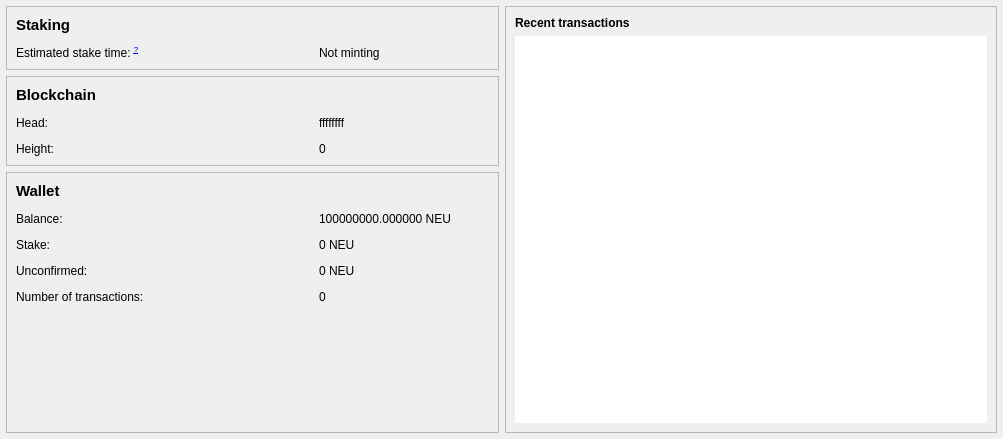
<?xml version="1.0" encoding="UTF-8"?>
<ui version="4.0">
 <class>OverviewPage</class>
 <widget class="QWidget" name="OverviewPage">
  <property name="geometry">
   <rect>
    <x>0</x>
    <y>0</y>
    <width>1003</width>
    <height>439</height>
   </rect>
  </property>
  <property name="windowTitle">
   <string>Form</string>
  </property>
  <layout class="QHBoxLayout" name="horizontalLayout" stretch="1,1">
   <property name="leftMargin">
    <number>6</number>
   </property>
   <property name="topMargin">
    <number>6</number>
   </property>
   <property name="rightMargin">
    <number>6</number>
   </property>
   <property name="bottomMargin">
    <number>6</number>
   </property>
   <item>
    <layout class="QVBoxLayout" name="verticalLayout_2">
     <item>
      <widget class="QFrame" name="gridFrame">
       <property name="frameShape">
        <enum>QFrame::StyledPanel</enum>
       </property>
       <property name="frameShadow">
        <enum>QFrame::Raised</enum>
       </property>
       <layout class="QGridLayout" name="gridLayout_3">
        <property name="leftMargin">
         <number>9</number>
        </property>
        <property name="topMargin">
         <number>9</number>
        </property>
        <property name="rightMargin">
         <number>9</number>
        </property>
        <property name="bottomMargin">
         <number>9</number>
        </property>
        <property name="spacing">
         <number>12</number>
        </property>
        <item row="1" column="0">
         <widget class="QLabel" name="labelEstimatedStakeTimeName">
          <property name="sizePolicy">
           <sizepolicy hsizetype="Expanding" vsizetype="Preferred">
            <horstretch>0</horstretch>
            <verstretch>0</verstretch>
           </sizepolicy>
          </property>
          <property name="text">
           <string>Estimated stake time: &lt;sup&gt;&lt;a href='https://github.com/redfish64/nomiccoin/blob/master/doc/faq.md#why-isnt-my-client-minting'&gt;?&lt;/a&gt;&lt;/sup&gt;</string>
          </property>
         </widget>
        </item>
        <item row="0" column="0">
         <widget class="QLabel" name="labelStaking">
          <property name="font">
           <font>
            <pointsize>11</pointsize>
            <weight>75</weight>
            <bold>true</bold>
           </font>
          </property>
          <property name="text">
           <string>Staking</string>
          </property>
         </widget>
        </item>
        <item row="1" column="1">
         <widget class="QLabel" name="labelEstimatedStakeTime">
          <property name="minimumSize">
           <size>
            <width>170</width>
            <height>0</height>
           </size>
          </property>
          <property name="text">
           <string>Not minting</string>
          </property>
         </widget>
        </item>
       </layout>
      </widget>
     </item>
     <item>
      <widget class="QFrame" name="formFrame">
       <property name="frameShape">
        <enum>QFrame::StyledPanel</enum>
       </property>
       <property name="frameShadow">
        <enum>QFrame::Raised</enum>
       </property>
       <layout class="QGridLayout" name="gridLayout">
        <property name="leftMargin">
         <number>9</number>
        </property>
        <property name="topMargin">
         <number>9</number>
        </property>
        <property name="rightMargin">
         <number>9</number>
        </property>
        <property name="bottomMargin">
         <number>9</number>
        </property>
        <property name="spacing">
         <number>12</number>
        </property>
        <item row="2" column="0">
         <widget class="QLabel" name="labelHeightName">
          <property name="enabled">
           <bool>true</bool>
          </property>
          <property name="sizePolicy">
           <sizepolicy hsizetype="Expanding" vsizetype="Preferred">
            <horstretch>0</horstretch>
            <verstretch>0</verstretch>
           </sizepolicy>
          </property>
          <property name="text">
           <string>Height:</string>
          </property>
         </widget>
        </item>
        <item row="2" column="1">
         <widget class="QLabel" name="labelHeight">
          <property name="sizePolicy">
           <sizepolicy hsizetype="Preferred" vsizetype="Preferred">
            <horstretch>0</horstretch>
            <verstretch>0</verstretch>
           </sizepolicy>
          </property>
          <property name="minimumSize">
           <size>
            <width>170</width>
            <height>0</height>
           </size>
          </property>
          <property name="text">
           <string>0</string>
          </property>
         </widget>
        </item>
        <item row="1" column="0">
         <widget class="QLabel" name="labelHeadName">
          <property name="sizePolicy">
           <sizepolicy hsizetype="Expanding" vsizetype="Preferred">
            <horstretch>0</horstretch>
            <verstretch>0</verstretch>
           </sizepolicy>
          </property>
          <property name="text">
           <string>Head:</string>
          </property>
         </widget>
        </item>
        <item row="1" column="1">
         <widget class="QLabel" name="labelHead">
          <property name="minimumSize">
           <size>
            <width>170</width>
            <height>0</height>
           </size>
          </property>
          <property name="text">
           <string>ffffffff</string>
          </property>
         </widget>
        </item>
        <item row="0" column="0" colspan="2">
         <widget class="QLabel" name="labelBlockchain">
          <property name="font">
           <font>
            <pointsize>11</pointsize>
            <weight>75</weight>
            <bold>true</bold>
           </font>
          </property>
          <property name="cursor">
           <cursorShape>ArrowCursor</cursorShape>
          </property>
          <property name="text">
           <string>Blockchain</string>
          </property>
         </widget>
        </item>
       </layout>
      </widget>
     </item>
     <item>
      <widget class="QFrame" name="frame">
       <property name="sizePolicy">
        <sizepolicy hsizetype="Preferred" vsizetype="Expanding">
         <horstretch>0</horstretch>
         <verstretch>0</verstretch>
        </sizepolicy>
       </property>
       <property name="frameShape">
        <enum>QFrame::StyledPanel</enum>
       </property>
       <property name="frameShadow">
        <enum>QFrame::Raised</enum>
       </property>
       <layout class="QGridLayout" name="gridLayout_2">
        <property name="spacing">
         <number>12</number>
        </property>
        <item row="2" column="0">
         <widget class="QLabel" name="labelStakeName">
          <property name="sizePolicy">
           <sizepolicy hsizetype="Expanding" vsizetype="Preferred">
            <horstretch>0</horstretch>
            <verstretch>0</verstretch>
           </sizepolicy>
          </property>
          <property name="text">
           <string>Stake:</string>
          </property>
         </widget>
        </item>
        <item row="4" column="0">
         <widget class="QLabel" name="labelNumTransactionsName">
          <property name="sizePolicy">
           <sizepolicy hsizetype="Expanding" vsizetype="Preferred">
            <horstretch>0</horstretch>
            <verstretch>0</verstretch>
           </sizepolicy>
          </property>
          <property name="text">
           <string>Number of transactions:</string>
          </property>
         </widget>
        </item>
        <item row="2" column="1">
         <widget class="QLabel" name="labelStake">
          <property name="minimumSize">
           <size>
            <width>170</width>
            <height>0</height>
           </size>
          </property>
          <property name="text">
           <string notr="true">0 NEU</string>
          </property>
         </widget>
        </item>
        <item row="3" column="1">
         <widget class="QLabel" name="labelUnconfirmed">
          <property name="minimumSize">
           <size>
            <width>170</width>
            <height>0</height>
           </size>
          </property>
          <property name="text">
           <string notr="true">0 NEU</string>
          </property>
         </widget>
        </item>
        <item row="1" column="1">
         <widget class="QLabel" name="labelBalance">
          <property name="minimumSize">
           <size>
            <width>170</width>
            <height>0</height>
           </size>
          </property>
          <property name="text">
           <string notr="true">100000000.000000 NEU</string>
          </property>
         </widget>
        </item>
        <item row="4" column="1">
         <widget class="QLabel" name="labelNumTransactions">
          <property name="minimumSize">
           <size>
            <width>170</width>
            <height>0</height>
           </size>
          </property>
          <property name="text">
           <string>0</string>
          </property>
         </widget>
        </item>
        <item row="3" column="0">
         <widget class="QLabel" name="labelUnconfirmedName">
          <property name="sizePolicy">
           <sizepolicy hsizetype="Expanding" vsizetype="Preferred">
            <horstretch>0</horstretch>
            <verstretch>0</verstretch>
           </sizepolicy>
          </property>
          <property name="text">
           <string>Unconfirmed:</string>
          </property>
         </widget>
        </item>
        <item row="1" column="0">
         <widget class="QLabel" name="labelBalanceName">
          <property name="sizePolicy">
           <sizepolicy hsizetype="Expanding" vsizetype="Preferred">
            <horstretch>0</horstretch>
            <verstretch>0</verstretch>
           </sizepolicy>
          </property>
          <property name="text">
           <string>Balance:</string>
          </property>
         </widget>
        </item>
        <item row="5" column="0" colspan="2">
         <spacer name="verticalSpacer">
          <property name="orientation">
           <enum>Qt::Vertical</enum>
          </property>
          <property name="sizeHint" stdset="0">
           <size>
            <width>20</width>
            <height>40</height>
           </size>
          </property>
         </spacer>
        </item>
        <item row="0" column="0" colspan="2">
         <widget class="QLabel" name="labelWallet">
          <property name="font">
           <font>
            <pointsize>11</pointsize>
            <weight>75</weight>
            <bold>true</bold>
           </font>
          </property>
          <property name="text">
           <string>Wallet</string>
          </property>
         </widget>
        </item>
       </layout>
      </widget>
     </item>
    </layout>
   </item>
   <item>
    <layout class="QVBoxLayout" name="verticalLayout_3">
     <item>
      <widget class="QFrame" name="frame_2">
       <property name="frameShape">
        <enum>QFrame::StyledPanel</enum>
       </property>
       <property name="frameShadow">
        <enum>QFrame::Raised</enum>
       </property>
       <layout class="QVBoxLayout" name="verticalLayout">
        <item>
         <widget class="QLabel" name="label_4">
          <property name="text">
           <string>&lt;b&gt;Recent transactions&lt;/b&gt;</string>
          </property>
         </widget>
        </item>
        <item>
         <widget class="QListView" name="listTransactions">
          <property name="frameShape">
           <enum>QFrame::NoFrame</enum>
          </property>
          <property name="verticalScrollBarPolicy">
           <enum>Qt::ScrollBarAlwaysOff</enum>
          </property>
          <property name="horizontalScrollBarPolicy">
           <enum>Qt::ScrollBarAlwaysOff</enum>
          </property>
         </widget>
        </item>
       </layout>
      </widget>
     </item>
    </layout>
   </item>
  </layout>
 </widget>
 <resources/>
 <connections/>
</ui>
